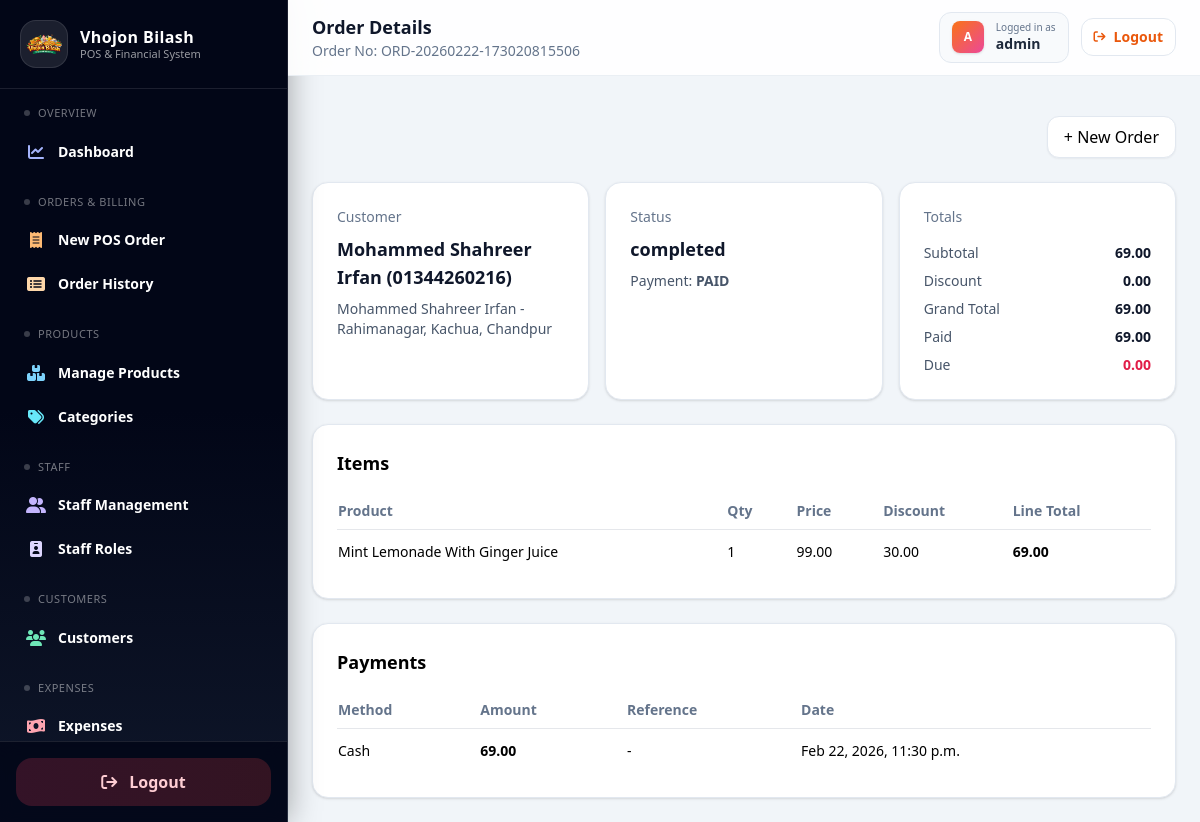
Page /orders/58/ (signed in) on the committed database.
### orders/models.py (models this page shows, shortened)
class TimeStampedModel(models.Model):
    created_at = models.DateTimeField(default=timezone.now, editable=False)
    updated_at = models.DateTimeField(auto_now=True)
    class Meta:
        abstract = True

class Order(TimeStampedModel):
    class Source(models.TextChoices):
        ONLINE = "online", "Online"
        STORE = "store", "Physical Store"
    class Status(models.TextChoices):
        COMPLETED = "completed", "Completed"
        PENDING = "pending", "Pending"
        CANCELLED = "cancelled", "Cancelled"
    class DiscountType(models.TextChoices):
        FIXED = "fixed", "Fixed"
        PERCENT = "percent", "Percent"
    order_no = models.CharField(max_length=50, unique=True)
    customer = models.ForeignKey(
        Customer,
        on_delete=models.SET_NULL,
        null=True,
        blank=True,
        related_name="orders",
    )
    customer_address = models.ForeignKey(
        CustomerAddress,
        on_delete=models.SET_NULL,
        null=True,
        blank=True,
    )
    guest_name = models.CharField(max_length=120, blank=True, null=True)
    guest_phone = models.CharField(max_length=30, blank=True, null=True)
    guest_address = models.TextField(blank=True, null=True)
    source = models.CharField(
        max_length=10,
        choices=Source.choices,
        default=Source.STORE,
    )
    status = models.CharField(
        max_length=20,
        choices=Status.choices,
        default=Status.COMPLETED,
    )
    subtotal = models.DecimalField(max_digits=10, decimal_places=2, default=Decimal("0.00"))
    discount_type = models.CharField(
        max_length=10,
        choices=DiscountType.choices,
        null=True,
        blank=True,
    )
    discount_value = models.DecimalField(
        max_digits=10,
        decimal_places=2,
        null=True,
        blank=True,
    )
    discount_amount = models.DecimalField(max_digits=10, decimal_places=2, default=Decimal("0.00"))
    tax_amount = models.DecimalField(max_digits=10, decimal_places=2, default=Decimal("0.00"))
    grand_total = models.DecimalField(max_digits=10, decimal_places=2, default=Decimal("0.00"))
    total_cost = models.DecimalField(
        max_digits=10, decimal_places=2, default=Decimal("0.00"),
        help_text="Total cost of goods sold (COGS) for this order",
    )
    gross_profit = models.DecimalField(
        max_digits=10, decimal_places=2, default=Decimal("0.00"),
        help_text="Gross profit = grand_total - total_cost",
    )
    paid_total = models.DecimalField(max_digits=10, decimal_places=2, default=Decimal("0.00"))
    due_total = models.DecimalField(max_digits=10, decimal_places=2, default=Decimal("0.00"))
    notes = models.TextField(blank=True, null=True)
    ordered_at = models.DateTimeField(default=timezone.now)
    @property
    def payment_status(self):
        if self.due_total <= Decimal("0.00"):
            return "PAID"
        if self.paid_total > Decimal("0.00"):
            return "PARTIAL"
        return "DUE"

class OrderItem(TimeStampedModel):
    class DiscountType(models.TextChoices):
        FIXED = "fixed", "Fixed"
        PERCENT = "percent", "Percent"
    order = models.ForeignKey(
        Order,
        on_delete=models.CASCADE,
        related_name="items",
    )
    product = models.ForeignKey(
        Product,
        on_delete=models.PROTECT,
    )
    qty = models.PositiveIntegerField()
    unit_price = models.DecimalField(max_digits=10, decimal_places=2)
    discount_type = models.CharField(
        max_length=10,
        choices=DiscountType.choices,
        null=True,
        blank=True,
    )
    discount_value = models.DecimalField(
        max_digits=10,
        decimal_places=2,
        null=True,
        blank=True,
    )
    discount_amount = models.DecimalField(
        max_digits=10,
        decimal_places=2,
        default=Decimal("0.00"),
    )
    line_total = models.DecimalField(
        max_digits=10,
        decimal_places=2,
        default=Decimal("0.00"),
    )
    cost_price = models.DecimalField(
        max_digits=10, decimal_places=2, null=True, blank=True,
        help_text="Cost price per unit at time of sale (auto-filled from product)",
    )
    line_cost = models.DecimalField(
        max_digits=10, decimal_places=2, default=Decimal("0.00"),
        help_text="Total cost for this line (cost_price * qty)",
    )
    line_profit = models.DecimalField(
        max_digits=10, decimal_places=2, default=Decimal("0.00"),
        help_text="Gross profit for this line (line_total - line_cost)",
    )

class Payment(TimeStampedModel):
    order = models.ForeignKey(
        Order,
        on_delete=models.CASCADE,
        related_name="payments",
    )
    payment_method = models.ForeignKey(
        PaymentMethod,
        on_delete=models.PROTECT,
    )
    amount = models.DecimalField(max_digits=10, decimal_places=2)
    reference_no = models.CharField(max_length=100, blank=True, null=True)
    paid_at = models.DateTimeField(default=timezone.now)

### customers/models.py (models this page shows, shortened)
class TimeStampedModel(models.Model):
    created_at = models.DateTimeField(default=timezone.now, editable=False)
    updated_at = models.DateTimeField(auto_now=True)
    class Meta:
        abstract = True

class Customer(TimeStampedModel):
    name = models.CharField(max_length=150)
    phone = models.CharField(max_length=20, unique=True)
    def __str__(self):
        return f"{self.name} ({self.phone})"

class CustomerAddress(TimeStampedModel):
    customer = models.ForeignKey(
        Customer,
        on_delete=models.CASCADE,
        related_name="addresses"
    )
    address_line = models.TextField()
    is_primary = models.BooleanField(default=True)
    def __str__(self):
        return f"{self.customer.name} - {self.address_line[:30]}"

### catalog/models.py (models this page shows)
class TimeStampedModel(models.Model):
    created_at = models.DateTimeField(default=timezone.now, editable=False)
    updated_at = models.DateTimeField(auto_now=True)
    class Meta:
        abstract = True

class Product(TimeStampedModel):
    category = models.ForeignKey(
        Category,
        on_delete=models.PROTECT,
        related_name="products"
    )
    name = models.CharField(max_length=150)
    sku = models.CharField(max_length=100, unique=True, null=True, blank=True)
    sale_price = models.DecimalField(max_digits=10, decimal_places=2)
    cost_price = models.DecimalField(max_digits=10, decimal_places=2, null=True, blank=True)
    is_active = models.BooleanField(default=True)
    def __str__(self):
        return self.name

### payments/models.py (models this page shows)
class TimeStampedModel(models.Model):
    created_at = models.DateTimeField(default=timezone.now, editable=False)
    updated_at = models.DateTimeField(auto_now=True)
    class Meta:
        abstract = True

class PaymentMethod(TimeStampedModel):
    name = models.CharField(max_length=50, unique=True)
    is_active = models.BooleanField(default=True)
    def __str__(self):
        return self.name

### orders/views.py (the view)
# urls.py: path("<int:pk>/", views.order_detail, name="order_detail"),
@login_required
def order_detail(request, pk):
    order = get_object_or_404(
        Order.objects.select_related("customer", "customer_address"),
        pk=pk
    )
    items = order.items.select_related("product").all()
    payments = order.payments.all()
    return render(request, "orders/order_detail.html", {
        "order": order,
        "items": items,
        "payments": payments,
    })

### orders/templates/orders/order_detail.html (shortened to what this page needs)
{% extends "base.html" %}
{% block top_title %}Order Details{% endblock %}
{% block top_subtitle %}Order No: {{ order.order_no }}{% endblock %}
{% block content %}
  <div class="flex items-center justify-end mb-6">
    <a href="{% url 'orders:order_create' %}"
       class="px-4 py-2 rounded-xl bg-white border border-slate-200 shadow-sm hover:bg-slate-50">
      + New Order
    </a>
  </div>
  <div class="grid grid-cols-1 md:grid-cols-3 gap-4 mb-6">
    <div class="bg-white rounded-2xl shadow p-6 border border-slate-200">
      <p class="text-sm text-slate-500 mb-2">Customer</p>
      <p class="text-lg font-semibold text-slate-900">
        {% if order.customer %}
          {{ order.customer }}
        {% elif order.guest_name %}
          {{ order.guest_name }}
        {% else %}
          Walk-in
        {% endif %}
      </p>
      {% if order.customer_address %}
        <p class="text-sm text-slate-600 mt-2">
          {% if order.customer_address.address %}
            {{ order.customer_address.address }}
          {% else %}
            {{ order.customer_address }}
          {% endif %}
        </p>
      {% elif order.guest_address %}
        <p class="text-sm text-slate-600 mt-2">{{ order.guest_address }}</p>
      {% endif %}
    </div>
    <div class="bg-white rounded-2xl shadow p-6 border border-slate-200">
      <p class="text-sm text-slate-500 mb-2">Status</p>
      <p class="text-lg font-semibold text-slate-900">
        {{ order.status }}
      </p>
      <p class="text-sm text-slate-600 mt-2">
        Payment: <span class="font-semibold">{{ order.payment_status }}</span>
      </p>
    </div>
    <div class="bg-white rounded-2xl shadow p-6 border border-slate-200">
      <p class="text-sm text-slate-500 mb-4">Totals</p>
      <div class="space-y-2 text-sm">
        <div class="flex justify-between">
          <span class="text-slate-600">Subtotal</span>
          <span class="font-semibold text-slate-900">{{ order.subtotal }}</span>
        </div>
        <div class="flex justify-between">
          <span class="text-slate-600">Discount</span>
          <span class="font-semibold text-slate-900">{{ order.discount_amount }}</span>
        </div>
        <div class="flex justify-between">
          <span class="text-slate-600">Grand Total</span>
          <span class="font-semibold text-slate-900">{{ order.grand_total }}</span>
        </div>
        <div class="flex justify-between">
          <span class="text-slate-600">Paid</span>
          <span class="font-semibold text-slate-900">{{ order.paid_total }}</span>
        </div>
        <div class="flex justify-between">
          <span class="text-slate-600">Due</span>
          <span class="font-semibold text-rose-600">{{ order.due_total }}</span>
        </div>
      </div>
    </div>
  </div>
  <div class="bg-white rounded-2xl shadow p-6 border border-slate-200 mb-6">
    <h2 class="text-lg font-semibold mb-4">Items</h2>
    <div class="overflow-x-auto">
      <table class="min-w-full text-sm">
        <thead>
          <tr class="text-left text-slate-500 border-b">
            <th class="py-2 pr-4">Product</th>
            <th class="py-2 pr-4">Qty</th>
            <th class="py-2 pr-4">Price</th>
            <th class="py-2 pr-4">Discount</th>
            <th class="py-2 pr-4">Line Total</th>
          </tr>
        </thead>
        <tbody>
          {% for it in items %}
            <tr class="border-b last:border-b-0">
              <td class="py-3 pr-4">
                {% if it.product %}{{ it.product }}{% else %}-{% endif %}
              </td>
              <td class="py-3 pr-4">{{ it.qty }}</td>
              <td class="py-3 pr-4">
                {% if it.unit_price is not None %}
                  {{ it.unit_price }}
                {% elif it.price is not None %}
                  {{ it.price }}
                {% elif it.product and it.product.sale_price %}
                  {{ it.product.sale_price }}
                {% else %}
                  -
                {% endif %}
              </td>
              <td class="py-3 pr-4">
                {% if it.discount_amount is not None %}
                  {{ it.discount_amount }}
                {% else %}
                  0.00
                {% endif %}
              </td>
              <td class="py-3 pr-4 font-semibold">
                {% if it.line_total is not None %}
                  {{ it.line_total }}
                {% else %}
                  -
                {% endif %}
              </td>
            </tr>
          {% empty %}
            <tr>
              <td colspan="5" class="py-4 text-slate-500">No items found.</td>
            </tr>
          {% endfor %}
        </tbody>
      </table>
    </div>
  </div>
  <div class="bg-white rounded-2xl shadow p-6 border border-slate-200">
    <h2 class="text-lg font-semibold mb-4">Payments</h2>
    <div class="overflow-x-auto">
      <table class="min-w-full text-sm">
        <thead>
          <tr class="text-left text-slate-500 border-b">
            <th class="py-2 pr-4">Method</th>
            <th class="py-2 pr-4">Amount</th>
            <th class="py-2 pr-4">Reference</th>
            <th class="py-2 pr-4">Date</th>
          </tr>
        </thead>
        <tbody>
          {% for p in payments %}
            <tr class="border-b last:border-b-0">
              <td class="py-3 pr-4">
                {% if p.get_method_display %}
                  {{ p.get_method_display }}
                {% elif p.get_payment_method_display %}
                  {{ p.get_payment_method_display }}
                {% elif p.method %}
                  {{ p.method }}
                {% elif p.payment_method %}
                  {{ p.payment_method }}
                {% else %}
                  -
                {% endif %}
              </td>
              <td class="py-3 pr-4 font-semibold">{{ p.amount }}</td>
              <td class="py-3 pr-4">
                {% if p.reference_no %}
                  {{ p.reference_no }}
                {% elif p.reference %}
                  {{ p.reference }}
                {% else %}
                  -
                {% endif %}
              </td>
              <td class="py-3 pr-4">
                {% if p.created_at %}
                  {{ p.created_at|date:"M d, Y, h:i a" }}
                {% else %}
                  -
                {% endif %}
              </td>
            </tr>
          {% empty %}
            <tr>
              <td colspan="4" class="py-4 text-slate-500">No payments found.</td>
            </tr>
          {% endfor %}
        </tbody>
      </table>
    </div>
  </div>
{% endblock %}

### templates/base.html (shortened to what this page needs)
{% load static %}
<!DOCTYPE html>
<html lang="en">
<head>
  <script src="https://cdn.tailwindcss.com"></script>
  <link rel="stylesheet" href="https://cdnjs.cloudflare.com/ajax/libs/font-awesome/6.5.2/css/all.min.css">
</head>
<body class="bg-slate-100 min-h-screen">
  <div class="flex min-h-screen">
    <div id="base-sidebar">
      {% include "sidebar.html" %}
    </div>
    <div class="flex-1 flex flex-col min-w-0">
      <nav class="sticky top-0 z-20 bg-white/90 backdrop-blur-xl border-b border-slate-200/70 px-4 sm:px-6 py-3">
        <div class="flex items-center justify-between gap-4">
          <div class="flex items-center gap-3">
            <div>
              <h1 class="text-lg font-bold text-slate-900">{% block top_title %}Dashboard{% endblock %}</h1>
              <p class="text-xs sm:text-sm text-slate-500 hidden sm:block">{% block top_subtitle %}{% endblock %}</p>
            </div>
          </div>
          <div class="flex items-center gap-2 sm:gap-3">
            <div class="hidden sm:flex items-center gap-3 rounded-xl bg-slate-50 border border-slate-200 px-3 py-2">
              <div class="h-8 w-8 rounded-lg bg-gradient-to-br from-orange-500 to-pink-500 text-white flex items-center justify-center shadow">
                <span class="text-xs font-bold">{{ request.user.username|slice:":1"|upper }}</span>
              </div>
              <div class="leading-tight">
                <p class="text-[10px] text-slate-500">Logged in as</p>
                <p class="text-sm font-semibold text-slate-800">{{ request.user.username }}</p>
              </div>
            </div>
            <a href="{% url 'logout' %}"
               class="inline-flex items-center gap-2 rounded-xl bg-white border border-slate-200 px-3 py-2
                      text-sm font-semibold text-orange-600 hover:bg-orange-50 transition">
              <i class="fa-solid fa-arrow-right-from-bracket text-xs"></i>
              <span class="hidden sm:inline">Logout</span>
            </a>
          </div>
        </div>
      </nav>
      <div class="px-3 sm:px-6 pt-4 pb-0">
      </div>
      <main class="p-3 sm:p-6 flex-1">
        <div class="max-w-6xl mx-auto">
          {% block content %}{% endblock %}
        </div>
      </main>
    </div>
  </div>
</body>
</html>

### rows in the picture
Order: order_no "ORD-20260222-173020815506", customer "Mohammed Shahreer Irfan (01344260216)", customer_address "Mohammed Shahreer Irfan - Rahimanagar, Kachua, Chandpur", status "completed", payment_status "PAID", subtotal "69.00", discount_amount "0.00", grand_total "69.00", paid_total "69.00", due_total "0.00"
OrderItem: product "Mint Lemonade With Ginger Juice", qty "1", unit_price "99.00", discount_amount "30.00", line_total "69.00"
Payment: payment_method "Cash", amount "69.00", created_at "Feb 22, 2026, 11:30 p.m."

### other values in the picture
{{ request.user.username|slice:":1"|upper }} "A"
{{ request.user.username }} "admin"
